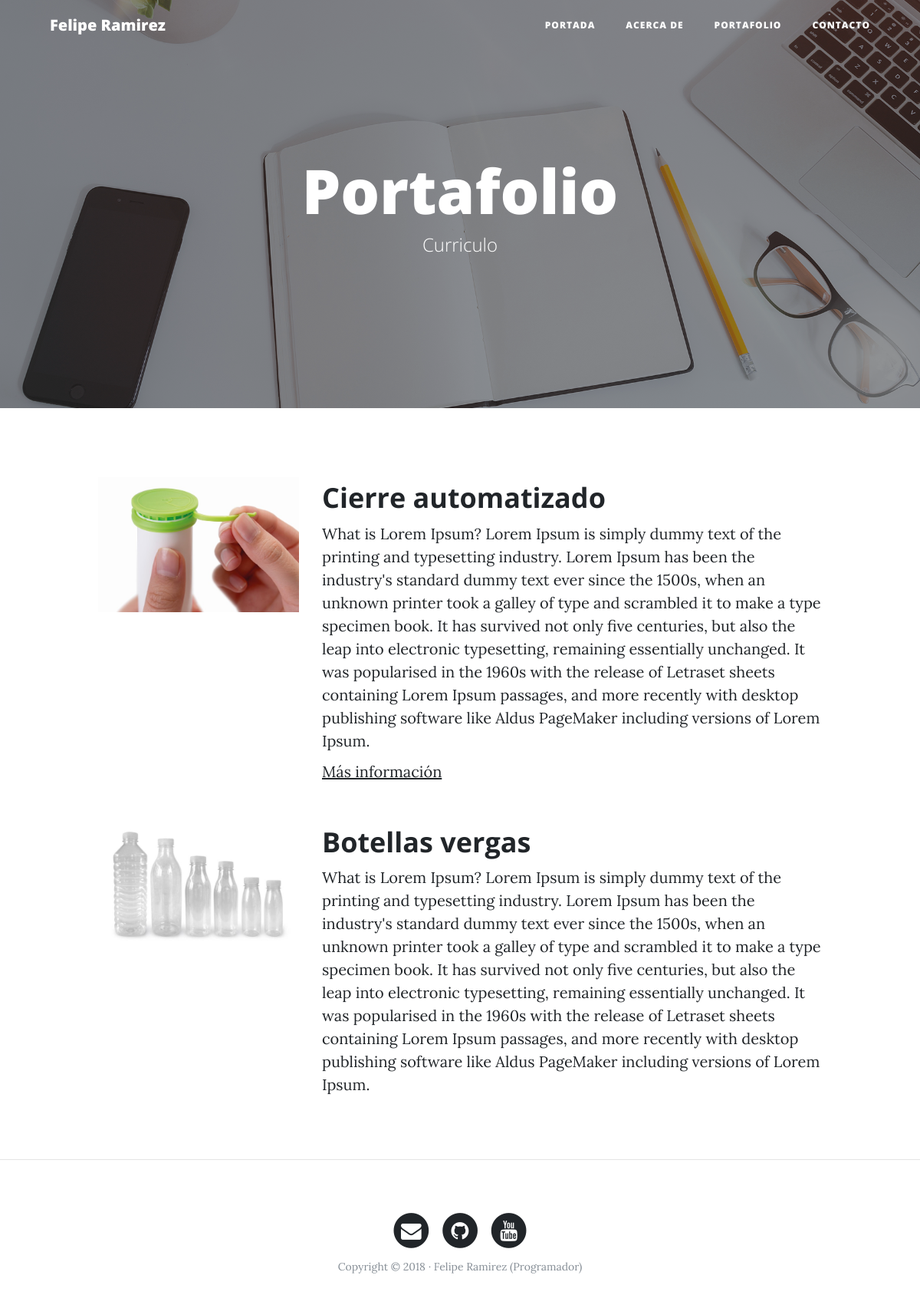
The page /portfolio/ on the database its author committed.
### portfolio/models.py (models this page shows, shortened)
class Project(models.Model):
    title = models.CharField(max_length = 200, verbose_name = "Titulo")
    description = models.TextField(verbose_name="Descripcion")
    image = models.ImageField(verbose_name="Imagen", upload_to = "projects")
    link = models.URLField(null=True, blank=True, verbose_name="Direecion web")
    created = models.DateTimeField(auto_now_add=True, verbose_name="Fecha de creacion")
    updated = models.DateTimeField(auto_now=True, verbose_name="Fecha de actualizacion")
    class Meta:
        verbose_name = 'proyecto'
        verbose_name_plural = 'proyectos'
        ordering = ['-created']

### portfolio/views.py (the view)
# urls.py: path('portfolio/', portfolio_views.portfolio, name="portfolio"),
def portfolio(request):
    projects = Project.objects.all()
    return render(request, "portfolio/portfolio.html", {'projects': projects})

### portfolio/templates/portfolio/portfolio.html (shortened to what this page needs)
{% extends 'core/base.html' %}
{% block background %}{% load static %}{% static 'core/img/portfolio-bg.jpg' %}{% endblock %}
{% block headers %}
<h1>Portafolio</h1>
<span class="subheading">Curriculo</span>
{% endblock%}
{% block content %}
    <div class="row">
    {% for project in projects  %}
        <div class="row project">
            <div class="col-lg-3 col-md-4 offset-lg-1">
                <img class="img-fluid" src="{{project.image.url}}" alt="">
            </div>
            <div class="col-lg-7 col-md-8">
                <h2 class="section-heading title">{{project.title}}</h2>
                <p>{{project.description}}</p>
                <p>
                    {% if project.link  %}
                        <a href="{{project.link}}">Más información</a>
                    {% endif %}
                </p>
            </div>
        </div>
    {% endfor %}
    </div>
{% endblock%}

### core/templates/core/base.html (shortened to what this page needs)
<!DOCTYPE html>
<html lang="es">
<head>
    {% load static %}
    <link href="{% static 'core/vendor/bootstrap/css/bootstrap.min.css' %}" rel="stylesheet">
    <link href="{% static 'core/vendor/font-awesome/css/font-awesome.min.css' %}" rel="stylesheet" type="text/css">
    <link href="{% static 'core/css/clean-blog.min.css' %}" rel="stylesheet">
</head>
<body>
    <nav class="navbar navbar-expand-lg navbar-light fixed-top" id="mainNav">
        <div class="container">
            <a class="navbar-brand" href="{% url 'home' %}">Felipe Ramirez</a>
            <div class="collapse navbar-collapse" id="navbarResponsive">
                <ul class="navbar-nav ml-auto">
                    <li class="nav-item">
                        <a class="nav-link" href="{% url 'home' %}">Portada</a>
                    </li>
                    <li class="nav-item">
                        <a class="nav-link" href="{% url 'about' %}">Acerca de</a>
                    </li>
                    <li class="nav-item">
                        <a class="nav-link" href="{% url 'portfolio' %}">Portafolio</a>
                    </li>
                    <li class="nav-item">
                        <a class="nav-link" href="{% url 'contact' %}">Contacto</a>
                    </li>
                </ul>
            </div>
        </div>
    </nav>
    <header class="masthead" style="background-image: url('{% block background %} {% endblock %}')">
        <div class="overlay"></div>
        <div class="container">
            <div class="row">
                <div class="col-lg-8 col-md-10 mx-auto">
                    <div class="site-heading">
                        {% block headers %} {% endblock %}
                    </div>
                </div>
            </div>
        </div>
    </header>
    <div class="container">
             {% block content %} {% endblock%}
    </div>
    {% if request.path != "/" %} <hr>{% endif %}
    <footer>
        <div class="container">
            <div class="row">
                <div class="col-lg-8 col-md-10 mx-auto">
                    <ul class="list-inline text-center">
                        <li class="list-inline-item">
                            <a href="#">
                                <span class="fa-stack fa-lg">
                                    <i class="fa fa-circle fa-stack-2x"></i>
                                    <i class="fa fa-envelope fa-stack-1x fa-inverse"></i>
                                </span>
                            </a>
                        </li>
                        <li class="list-inline-item">
                            <a href="#">
                                <span class="fa-stack fa-lg">
                                    <i class="fa fa-circle fa-stack-2x"></i>
                                    <i class="fa fa-github fa-stack-1x fa-inverse"></i>
                                </span>
                            </a>
                        </li>
                        <li class="list-inline-item">
                            <a href="#">
                                <span class="fa-stack fa-lg">
                                    <i class="fa fa-circle fa-stack-2x"></i>
                                    <i class="fa fa-youtube fa-stack-1x fa-inverse"></i>
                                </span>
                            </a>
                        </li>
                    </ul>
                    <p class="copyright text-muted">Copyright &copy; 2018 · Felipe Ramirez (Programador) </p>
                </div>
            </div>
        </div>
    </footer>
</body>
</html>

### rows shown on the page
Project: image (picture), title "Cierre automatizado", description "What is Lorem Ipsum? Lorem Ipsum is simply dummy text of the printing and typesetting industry. Lorem Ipsum has been the industry's standard dummy text ever since the 1500s, when an unknown printer took a galley of type and scrambled it to make a type specimen book. It has survived not only five centuries, but also the leap into electronic typesetting, remaining essentially unchanged. It was popularised in the 1960s with the release of Letraset sheets containing Lorem Ipsum passages, and more recently with desktop publishing software like Aldus PageMaker including versions of Lorem Ipsum."
Project: image (picture), title "Botellas vergas", description "What is Lorem Ipsum? Lorem Ipsum is simply dummy text of the printing and typesetting industry. Lorem Ipsum has been the industry's standard dummy text ever since the 1500s, when an unknown printer took a galley of type and scrambled it to make a type specimen book. It has survived not only five centuries, but also the leap into electronic typesetting, remaining essentially unchanged. It was popularised in the 1960s with the release of Letraset sheets containing Lorem Ipsum passages, and more recently with desktop publishing software like Aldus PageMaker including versions of Lorem Ipsum."
